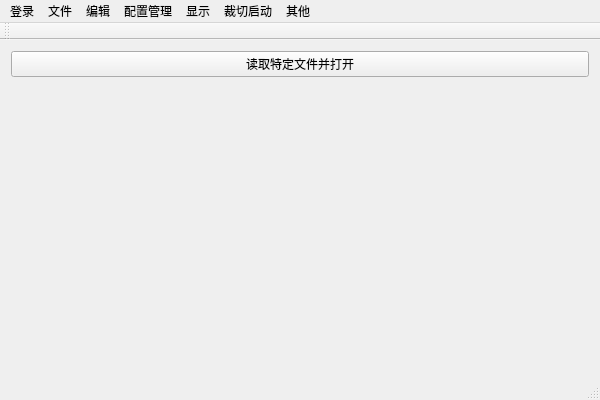
<?xml version="1.0" encoding="UTF-8"?>
<ui version="4.0">
 <class>MainWindow</class>
 <widget class="QMainWindow" name="MainWindow">
  <property name="geometry">
   <rect>
    <x>0</x>
    <y>0</y>
    <width>600</width>
    <height>400</height>
   </rect>
  </property>
  <property name="windowTitle">
   <string>PGM </string>
  </property>
  <property name="windowIcon">
   <iconset>
    <normaloff>C:/Users/STONE/Desktop/pgm.png</normaloff>C:/Users/STONE/Desktop/pgm.png</iconset>
  </property>
  <widget class="QWidget" name="centralWidget">
   <layout class="QVBoxLayout" name="verticalLayout_2">
    <item>
     <widget class="QPushButton" name="pushButton">
      <property name="text">
       <string>读取特定文件并打开</string>
      </property>
     </widget>
    </item>
    <item>
     <widget class="PaintFrame" name="paintMainWedget" native="true">
      <layout class="QVBoxLayout" name="verticalLayout"/>
     </widget>
    </item>
   </layout>
  </widget>
  <widget class="QMenuBar" name="menuBar">
   <property name="geometry">
    <rect>
     <x>0</x>
     <y>0</y>
     <width>600</width>
     <height>23</height>
    </rect>
   </property>
   <widget class="QMenu" name="menuLogin">
    <property name="title">
     <string>登录</string>
    </property>
   </widget>
   <widget class="QMenu" name="menuFiles">
    <property name="title">
     <string>文件</string>
    </property>
    <addaction name="actOpen"/>
    <addaction name="actClose"/>
    <addaction name="actSave"/>
    <addaction name="actSaveAs"/>
    <addaction name="actImport"/>
    <addaction name="actExport"/>
   </widget>
   <widget class="QMenu" name="menuEdit">
    <property name="title">
     <string>编辑</string>
    </property>
    <widget class="QMenu" name="menu_4">
     <property name="title">
      <string>测量</string>
     </property>
     <addaction name="actionLinear"/>
     <addaction name="actionAngular"/>
     <addaction name="actionRadial"/>
    </widget>
    <widget class="QMenu" name="menu_5">
     <property name="title">
      <string>线处理</string>
     </property>
     <addaction name="actAddLine"/>
     <addaction name="actMoveLine"/>
    </widget>
    <widget class="QMenu" name="menudotHandle">
     <property name="title">
      <string>点处理</string>
     </property>
     <addaction name="actAddDots"/>
     <addaction name="actMoveDots"/>
    </widget>
    <addaction name="menudotHandle"/>
    <addaction name="menu_5"/>
    <addaction name="separator"/>
    <addaction name="actCreatePath"/>
    <addaction name="separator"/>
    <addaction name="menu_4"/>
   </widget>
   <widget class="QMenu" name="menuManage">
    <property name="title">
     <string>配置管理</string>
    </property>
    <widget class="QMenu" name="menu">
     <property name="title">
      <string>裁切选项</string>
     </property>
     <addaction name="actionknifeAdd"/>
     <addaction name="actMeterial"/>
     <addaction name="actMaxMin"/>
     <addaction name="actCutOrder"/>
    </widget>
    <addaction name="menu"/>
    <addaction name="actView"/>
    <addaction name="separator"/>
    <addaction name="actImoprtSets"/>
    <addaction name="actSaveSets"/>
    <addaction name="actionviewSet"/>
    <addaction name="separator"/>
    <addaction name="actPreSettingsRecognize"/>
    <addaction name="actPreSettingsKnifeMng"/>
    <addaction name="actPreSettingsMeterial"/>
   </widget>
   <widget class="QMenu" name="menuOthers">
    <property name="title">
     <string>其他</string>
    </property>
    <widget class="QMenu" name="menuHistory">
     <property name="title">
      <string>历史信息</string>
     </property>
     <widget class="QMenu" name="menuMaintain">
      <property name="title">
       <string>维护记录</string>
      </property>
      <addaction name="actionMaintainSee"/>
      <addaction name="actionMaintainAdd"/>
     </widget>
     <addaction name="actOperating"/>
     <addaction name="actError"/>
     <addaction name="menuMaintain"/>
    </widget>
    <addaction name="actHelp"/>
    <addaction name="menuHistory"/>
   </widget>
   <widget class="QMenu" name="menuMechine">
    <property name="title">
     <string>裁切启动</string>
    </property>
    <addaction name="actionOpertion"/>
    <addaction name="actionset"/>
    <addaction name="separator"/>
   </widget>
   <widget class="QMenu" name="menu_6">
    <property name="title">
     <string>显示</string>
    </property>
    <widget class="QMenu" name="menulanguageSet">
     <property name="title">
      <string>languageSet</string>
     </property>
     <addaction name="actChinese"/>
     <addaction name="actEnglish"/>
     <addaction name="actGerman"/>
     <addaction name="actItalian"/>
    </widget>
    <addaction name="actDisplay"/>
    <addaction name="actionunit"/>
    <addaction name="menulanguageSet"/>
   </widget>
   <addaction name="menuLogin"/>
   <addaction name="menuFiles"/>
   <addaction name="menuEdit"/>
   <addaction name="menuManage"/>
   <addaction name="menu_6"/>
   <addaction name="menuMechine"/>
   <addaction name="menuOthers"/>
  </widget>
  <widget class="QToolBar" name="mainToolBar">
   <attribute name="toolBarArea">
    <enum>TopToolBarArea</enum>
   </attribute>
   <attribute name="toolBarBreak">
    <bool>false</bool>
   </attribute>
  </widget>
  <widget class="QStatusBar" name="statusBar"/>
  <action name="actHelp">
   <property name="text">
    <string>使用手册</string>
   </property>
  </action>
  <action name="actChinese">
   <property name="enabled">
    <bool>true</bool>
   </property>
   <property name="text">
    <string>中文</string>
   </property>
  </action>
  <action name="actEnglish">
   <property name="text">
    <string>英语</string>
   </property>
  </action>
  <action name="actGerman">
   <property name="enabled">
    <bool>false</bool>
   </property>
   <property name="text">
    <string>德语</string>
   </property>
  </action>
  <action name="actItalian">
   <property name="enabled">
    <bool>false</bool>
   </property>
   <property name="text">
    <string>意大利语</string>
   </property>
  </action>
  <action name="actCutOrder">
   <property name="text">
    <string>顺序修改</string>
   </property>
  </action>
  <action name="actPreSettingsKnifeMng">
   <property name="text">
    <string>刀具管理预设置</string>
   </property>
  </action>
  <action name="actPreSettingsRecognize">
   <property name="text">
    <string>路径识别预设置</string>
   </property>
  </action>
  <action name="actMaxMin">
   <property name="text">
    <string>缩放调整</string>
   </property>
  </action>
  <action name="actView">
   <property name="text">
    <string>视图选项</string>
   </property>
  </action>
  <action name="actOpen">
   <property name="text">
    <string>打开文件</string>
   </property>
  </action>
  <action name="actClose">
   <property name="text">
    <string>关闭文件</string>
   </property>
  </action>
  <action name="actSave">
   <property name="text">
    <string>保存</string>
   </property>
   <property name="shortcut">
    <string>Ctrl+S</string>
   </property>
  </action>
  <action name="actSaveAs">
   <property name="text">
    <string>另存为</string>
   </property>
  </action>
  <action name="actImport">
   <property name="text">
    <string>导入刀路文件</string>
   </property>
  </action>
  <action name="actExport">
   <property name="text">
    <string>导出刀路文件</string>
   </property>
  </action>
  <action name="actOperating">
   <property name="text">
    <string>操作历史</string>
   </property>
  </action>
  <action name="actError">
   <property name="text">
    <string>故障历史</string>
   </property>
  </action>
  <action name="actionMaintainSee">
   <property name="text">
    <string>查看</string>
   </property>
  </action>
  <action name="actionMaintainAdd">
   <property name="text">
    <string>添加</string>
   </property>
  </action>
  <action name="actImoprtSets">
   <property name="text">
    <string>配置导入</string>
   </property>
  </action>
  <action name="actSaveSets">
   <property name="text">
    <string>配置导出</string>
   </property>
  </action>
  <action name="actMeterial">
   <property name="text">
    <string>面料指定</string>
   </property>
  </action>
  <action name="actMoveDots">
   <property name="text">
    <string>移动点</string>
   </property>
  </action>
  <action name="actAddDots">
   <property name="text">
    <string>添加点</string>
   </property>
  </action>
  <action name="actCreatePath">
   <property name="text">
    <string>生成走刀文件</string>
   </property>
  </action>
  <action name="actionOpertion">
   <property name="text">
    <string>运行</string>
   </property>
  </action>
  <action name="actionset">
   <property name="text">
    <string>设置</string>
   </property>
  </action>
  <action name="actPreSettingsMeterial">
   <property name="text">
    <string>面料管理预设置</string>
   </property>
  </action>
  <action name="actDisplay">
   <property name="text">
    <string>图形设置</string>
   </property>
  </action>
  <action name="actionunit">
   <property name="text">
    <string>单位设置</string>
   </property>
  </action>
  <action name="actionknifeAdd">
   <property name="text">
    <string>刀具装填</string>
   </property>
  </action>
  <action name="actionviewSet">
   <property name="text">
    <string>配置浏览</string>
   </property>
  </action>
  <action name="actionLinear">
   <property name="text">
    <string>直线测量</string>
   </property>
  </action>
  <action name="actionAngular">
   <property name="text">
    <string>角度测量</string>
   </property>
  </action>
  <action name="actionRadial">
   <property name="text">
    <string>半径测量</string>
   </property>
  </action>
  <action name="actAddLine">
   <property name="text">
    <string>添加线</string>
   </property>
  </action>
  <action name="actMoveLine">
   <property name="text">
    <string>移动线</string>
   </property>
  </action>
  <action name="actionds">
   <property name="text">
    <string>ds</string>
   </property>
  </action>
 </widget>
 <layoutdefault spacing="6" margin="11"/>
 <customwidgets>
  <customwidget>
   <class>PaintFrame</class>
   <extends>QWidget</extends>
   <header>paintframe.h</header>
   <container>1</container>
  </customwidget>
 </customwidgets>
 <resources/>
 <connections/>
</ui>
